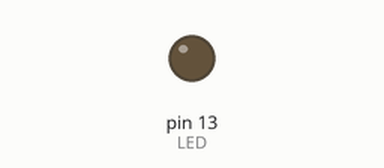
This sketch was run on a simulated Arduino Uno, built with avr-gcc and run on an emulated ATmega328P. Shown: output pins drawn as LEDs (lit = HIGH).

Above: at 2.8 s.
At 7.65 s:
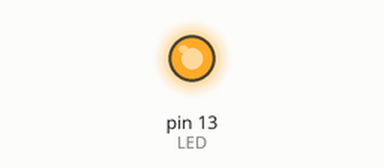
Timing chart, 0 to 8.0 s (numbered marks = the images above):
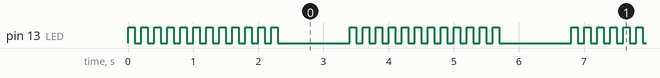

The sketch:

projectten.ino
```cpp
// creating a function to set the number of bk=links
#define LED 13

void setup() {
  // put your setup code here, to run once:
  pinMode(LED, OUTPUT);
}


void blinkLED(int cycles, int del)
{
  for( int z = 0 ; z < cycles ; z++)
  {
    digitalWrite(LED, HIGH);
    delay(del);
    digitalWrite(LED, LOW);
    delay(del);
  }
}

// creating a function to return value
float convertTemp(float celsius)
{
  float fahrenheit = 0;
  fahrenheit = ( 1.8 * celsius) + 32;
  return fahrenheit;
}

void loop() {
  // put your main code here, to run repeatedly:
  blinkLED(12, 100);
  delay(1000);
}
```

Measured:
- by itself, pin 13 (LED): moves between LOW and HIGH, repeating every 3.4 s
